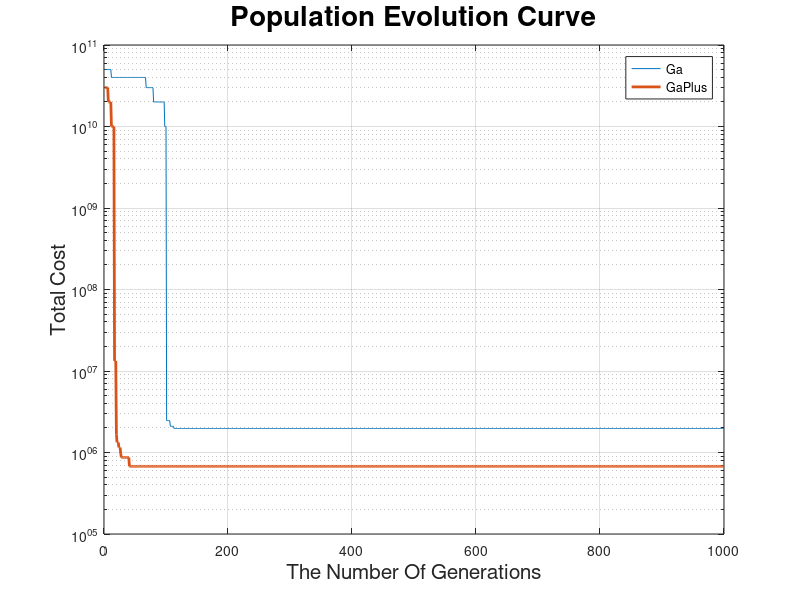

Source code (MATLAB):

load('./result/bestFitnessSetGa.mat');
load('./result/bestFitnessSetGaPlus.mat');

scope = 1: length(bestFitnessSetGaPlus);
semilogy(   scope, -bestFitnessSetGa(scope)', ...
            scope, -bestFitnessSetGaPlus(scope)', ...
        'LineWidth', 2);


title('Population Evolution Curve', 'Fontsize', 20);
legend('Ga', 'GaPlus');
xlabel('The Number Of Generations', 'Fontsize', 15);
ylabel('Total Cost', 'Fontsize', 15);
grid on;
drawnow;
